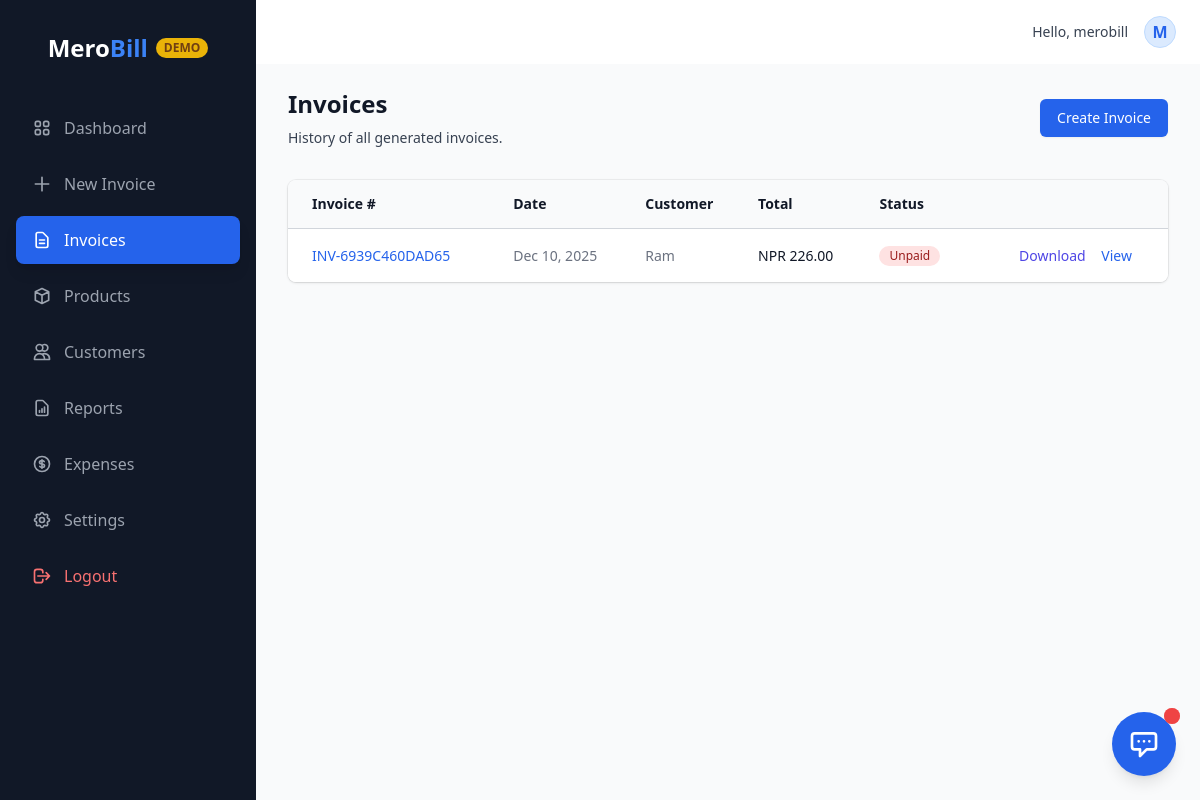
/public/invoices.php (signed in), run on the app's committed database.
### tables this page shows
CREATE TABLE `invoices` (
  `id` int(11) NOT NULL,
  `invoice_number` varchar(50) NOT NULL,
  `merchant_id` int(11) NOT NULL,
  `customer_id` int(11) DEFAULT NULL,
  `total_amount` decimal(10,2) DEFAULT 0.00,
  `tax_amount` decimal(10,2) DEFAULT 0.00,
  `discount_amount` decimal(10,2) DEFAULT 0.00,
  `grand_total` decimal(10,2) DEFAULT 0.00,
  `status` enum('paid','partial','unpaid') DEFAULT 'unpaid',
  `invoice_date` datetime DEFAULT current_timestamp(),
  `created_at` datetime DEFAULT current_timestamp()
);

CREATE TABLE `customers` (
  `id` int(11) NOT NULL,
  `merchant_id` int(11) NOT NULL,
  `name` varchar(100) NOT NULL,
  `phone` varchar(20) NOT NULL,
  `type` enum('normal','mart') DEFAULT 'normal',
  `pan_vat` varchar(20) DEFAULT NULL,
  `address` text DEFAULT NULL,
  `created_at` datetime DEFAULT current_timestamp()
);

### public/invoices.php (the view, shortened to what this page needs)
<?php
require_once '../includes/db.php';
$user_id = $_SESSION['user_id'];
$sql = "SELECT i.*, c.name as customer_name
        FROM invoices i
        LEFT JOIN customers c ON i.customer_id = c.id
        WHERE i.merchant_id = ?
        ORDER BY i.created_at DESC";
$stmt = $pdo->prepare($sql);
$stmt->execute([$user_id]);
$invoices = $stmt->fetchAll();
include '../includes/header.php';
include '../includes/navbar.php';
?>
<div>
    <div class="animate-fade-in">
    <div class="sm:flex sm:items-center">
        <div class="sm:flex-auto">
            <h1 class="text-2xl font-semibold text-gray-900">Invoices</h1>
            <p class="mt-2 text-sm text-gray-700">History of all generated invoices.</p>
        </div>
        <div class="mt-4 sm:mt-0 sm:ml-16 sm:flex-none">
            <a href="invoice_create.php" class="inline-flex items-center justify-center rounded-md border border-transparent bg-blue-600 px-4 py-2 text-sm font-medium text-white shadow-sm hover:bg-blue-700 focus:outline-none focus:ring-2 focus:ring-blue-500 focus:ring-offset-2 sm:w-auto btn-hover">
                Create Invoice
            </a>
        </div>
    </div>
    <div class="mt-8 flex flex-col">
        <div class="-my-2 -mx-4 overflow-x-auto sm:-mx-6 lg:-mx-8">
            <div class="inline-block min-w-full py-2 align-middle md:px-6 lg:px-8">
                <div class="overflow-hidden shadow ring-1 ring-black ring-opacity-5 md:rounded-lg">
                    <table class="min-w-full divide-y divide-gray-300">
                        <thead class="bg-gray-50">
                            <tr>
                                <th scope="col" class="py-3.5 pl-4 pr-3 text-left text-sm font-semibold text-gray-900 sm:pl-6">Invoice #</th>
                                <th scope="col" class="px-3 py-3.5 text-left text-sm font-semibold text-gray-900">Date</th>
                                <th scope="col" class="px-3 py-3.5 text-left text-sm font-semibold text-gray-900">Customer</th>
                                <th scope="col" class="px-3 py-3.5 text-left text-sm font-semibold text-gray-900">Total</th>
                                <th scope="col" class="px-3 py-3.5 text-left text-sm font-semibold text-gray-900">Status</th>
                                <th scope="col" class="relative py-3.5 pl-3 pr-4 sm:pr-6">
                                </th>
                            </tr>
                        </thead>
                        <tbody class="divide-y divide-gray-200 bg-white">
                             <?php if (empty($invoices)): ?>
                                <tr>
                                    <td colspan="6" class="py-4 text-center text-gray-500">No invoices generated yet.</td>
                                </tr>
                            <?php else: ?>
                                <?php foreach ($invoices as $inv): ?>
                                <tr class="hover:bg-gray-50 transition-colors">
                                    <td class="whitespace-nowrap py-4 pl-4 pr-3 text-sm font-medium text-blue-600 sm:pl-6">
                                        <a href="invoice_view.php?id=<?php echo $inv['id']; ?>"><?php echo htmlspecialchars($inv['invoice_number']); ?></a>
                                    </td>
                                    <td class="whitespace-nowrap px-3 py-4 text-sm text-gray-500"><?php echo date('M d, Y', strtotime($inv['invoice_date'])); ?></td>
                                    <td class="whitespace-nowrap px-3 py-4 text-sm text-gray-500"><?php echo htmlspecialchars($inv['customer_name'] ?? 'Walk-in Customer'); ?></td>
                                    <td class="whitespace-nowrap px-3 py-4 text-sm font-medium text-gray-900">NPR <?php echo number_format($inv['grand_total'], 2); ?></td>
                                    <td class="whitespace-nowrap px-3 py-4 text-sm text-gray-500">
                                        <span class="inline-flex items-center px-2.5 py-0.5 rounded-full text-xs font-medium <?php echo $inv['status'] == 'paid' ? 'bg-green-100 text-green-800' : ($inv['status'] == 'partial' ? 'bg-yellow-100 text-yellow-800' : 'bg-red-100 text-red-800'); ?>">
                                            <?php echo ucfirst($inv['status']); ?>
                                        </span>
                                    </td>
                                    <td class="relative whitespace-nowrap py-4 pl-3 pr-4 text-right text-sm font-medium sm:pr-6">
                                        <a href="javascript:void(0)" onclick="triggerDownload(<?php echo $inv['id']; ?>)" class="text-indigo-600 hover:text-indigo-900 mr-3">Download</a>
                                        <a href="invoice_view.php?id=<?php echo $inv['id']; ?>" class="text-blue-600 hover:text-blue-900 mr-3">View</a>
                                    </td>
                                </tr>
                                <?php endforeach; ?>
                            <?php endif; ?>
                        </tbody>
                    </table>
                </div>
            </div>
        </div>
    </div>
    </div>
</div>
<?php include '../includes/footer.php'; ?>

### assets/css/styles.css (style rules this page uses)
.animate-fade-in { animation: fadeIn 0.5s ease-out forwards; }
.btn-hover { transition: all 0.3s ease; }

### data on the page
invoices: invoice_number "INV-6939C460DAD65", invoice_date "Dec 10, 2025", customer.name "Ram", grand_total "226.00", status "Unpaid"

### other printed values
$user_name "merobill"
substr($user_name, 0, 1) "M"
